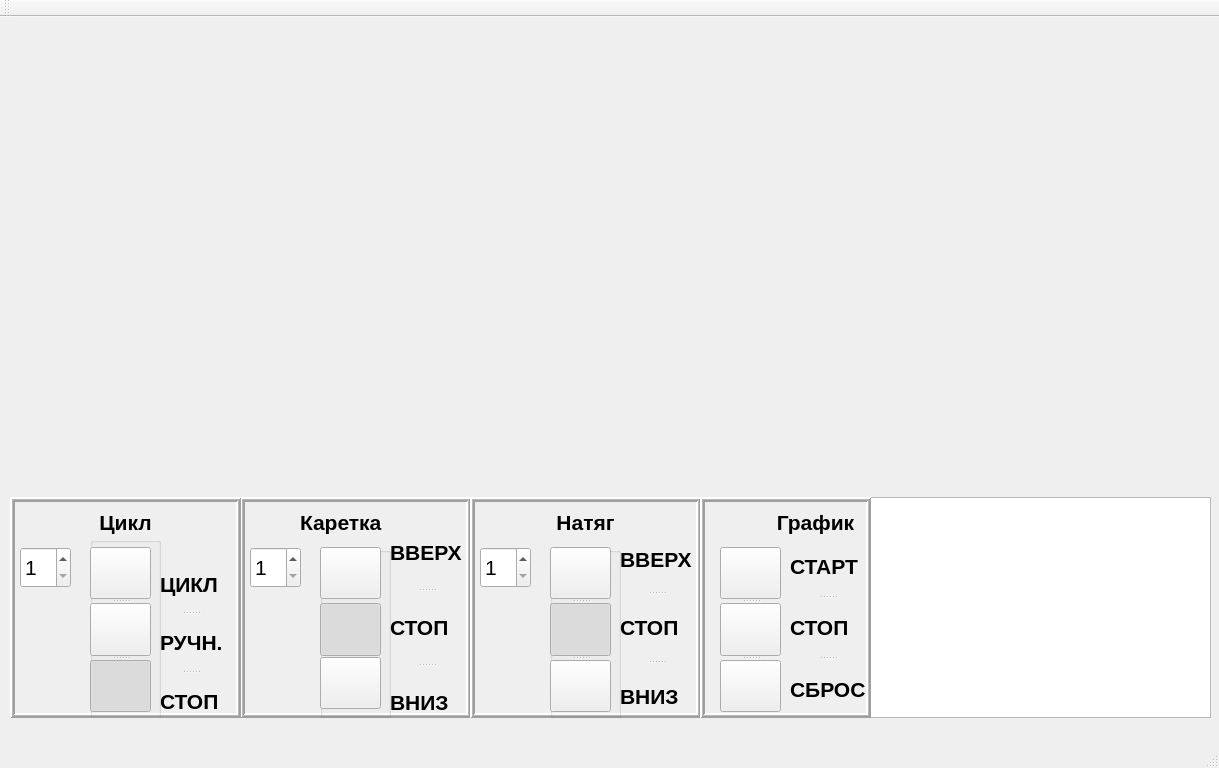
<?xml version="1.0" encoding="UTF-8"?>
<ui version="4.0">
 <class>MainWindow</class>
 <widget class="QMainWindow" name="MainWindow">
  <property name="enabled">
   <bool>true</bool>
  </property>
  <property name="geometry">
   <rect>
    <x>0</x>
    <y>0</y>
    <width>1219</width>
    <height>768</height>
   </rect>
  </property>
  <property name="windowTitle">
   <string>MainWindow</string>
  </property>
  <widget class="QWidget" name="centralWidget">
   <widget class="QFrame" name="Measure">
    <property name="geometry">
     <rect>
      <x>240</x>
      <y>480</y>
      <width>231</width>
      <height>221</height>
     </rect>
    </property>
    <property name="font">
     <font>
      <pointsize>16</pointsize>
     </font>
    </property>
    <property name="frameShape">
     <enum>QFrame::Box</enum>
    </property>
    <property name="frameShadow">
     <enum>QFrame::Raised</enum>
    </property>
    <property name="lineWidth">
     <number>2</number>
    </property>
    <property name="midLineWidth">
     <number>1</number>
    </property>
    <widget class="QLabel" name="label_10">
     <property name="geometry">
      <rect>
       <x>60</x>
       <y>10</y>
       <width>111</width>
       <height>31</height>
      </rect>
     </property>
     <property name="font">
      <font>
       <weight>75</weight>
       <bold>true</bold>
      </font>
     </property>
     <property name="text">
      <string>Каретка</string>
     </property>
    </widget>
    <widget class="QSpinBox" name="Mspeed">
     <property name="geometry">
      <rect>
       <x>10</x>
       <y>50</y>
       <width>51</width>
       <height>41</height>
      </rect>
     </property>
     <property name="font">
      <font>
       <pointsize>16</pointsize>
      </font>
     </property>
     <property name="minimum">
      <number>1</number>
     </property>
     <property name="maximum">
      <number>10</number>
     </property>
    </widget>
    <widget class="QSplitter" name="splitter_4">
     <property name="geometry">
      <rect>
       <x>150</x>
       <y>20</y>
       <width>73</width>
       <height>221</height>
      </rect>
     </property>
     <property name="orientation">
      <enum>Qt::Vertical</enum>
     </property>
     <widget class="QLabel" name="label">
      <property name="font">
       <font>
        <family>Liberation Sans</family>
        <pointsize>16</pointsize>
        <weight>75</weight>
        <bold>true</bold>
       </font>
      </property>
      <property name="text">
       <string>ВВЕРХ</string>
      </property>
     </widget>
     <widget class="QLabel" name="label_2">
      <property name="font">
       <font>
        <family>Liberation Sans</family>
        <pointsize>16</pointsize>
        <weight>75</weight>
        <bold>true</bold>
       </font>
      </property>
      <property name="text">
       <string>СТОП</string>
      </property>
     </widget>
     <widget class="QLabel" name="label_3">
      <property name="font">
       <font>
        <family>Liberation Sans</family>
        <pointsize>16</pointsize>
        <weight>75</weight>
        <bold>true</bold>
       </font>
      </property>
      <property name="text">
       <string>ВНИЗ</string>
      </property>
     </widget>
    </widget>
    <widget class="QGroupBox" name="M_Gbox">
     <property name="enabled">
      <bool>true</bool>
     </property>
     <property name="geometry">
      <rect>
       <x>80</x>
       <y>50</y>
       <width>71</width>
       <height>171</height>
      </rect>
     </property>
     <property name="title">
      <string/>
     </property>
     <widget class="QPushButton" name="M_up">
      <property name="enabled">
       <bool>true</bool>
      </property>
      <property name="geometry">
       <rect>
        <x>0</x>
        <y>110</y>
        <width>61</width>
        <height>52</height>
       </rect>
      </property>
      <property name="text">
       <string notr="true"/>
      </property>
      <property name="icon">
       <iconset resource="../RM_CPanel/buttons.qrc">
        <normaloff>:/images/Button_green_off.png</normaloff>
        <normalon>:/images/Button_green_on.png</normalon>
        <disabledoff>:/images/Button_disable.png</disabledoff>
        <disabledon>:/images/Button_disable.png</disabledon>
        <activeoff>:/images/Button_green_off.png</activeoff>
        <activeon>:/images/Button_green_on.png</activeon>:/images/Button_green_off.png</iconset>
      </property>
      <property name="iconSize">
       <size>
        <width>50</width>
        <height>50</height>
       </size>
      </property>
      <property name="checkable">
       <bool>true</bool>
      </property>
      <property name="checked">
       <bool>false</bool>
      </property>
      <property name="autoExclusive">
       <bool>true</bool>
      </property>
     </widget>
     <widget class="QPushButton" name="M_stop">
      <property name="enabled">
       <bool>true</bool>
      </property>
      <property name="geometry">
       <rect>
        <x>0</x>
        <y>56</y>
        <width>61</width>
        <height>53</height>
       </rect>
      </property>
      <property name="text">
       <string notr="true"/>
      </property>
      <property name="icon">
       <iconset resource="../RM_CPanel/buttons.qrc">
        <normaloff>:/images/Button_red_off.png</normaloff>
        <normalon>:/images/Button_red_on.png</normalon>:/images/Button_red_off.png</iconset>
      </property>
      <property name="iconSize">
       <size>
        <width>50</width>
        <height>50</height>
       </size>
      </property>
      <property name="checkable">
       <bool>true</bool>
      </property>
      <property name="checked">
       <bool>true</bool>
      </property>
      <property name="autoExclusive">
       <bool>true</bool>
      </property>
     </widget>
     <widget class="QPushButton" name="M_down">
      <property name="enabled">
       <bool>true</bool>
      </property>
      <property name="geometry">
       <rect>
        <x>0</x>
        <y>0</y>
        <width>61</width>
        <height>52</height>
       </rect>
      </property>
      <property name="text">
       <string notr="true"/>
      </property>
      <property name="icon">
       <iconset resource="../RM_CPanel/buttons.qrc">
        <normaloff>:/images/Button_green_off.png</normaloff>
        <normalon>:/images/Button_green_on.png</normalon>
        <disabledoff>:/images/Button_green_off.png</disabledoff>
        <disabledon>:/images/Button_green_on.png</disabledon>
        <activeoff>:/images/Button_green_off.png</activeoff>
        <activeon>:/images/Button_green_on.png</activeon>:/images/Button_green_off.png</iconset>
      </property>
      <property name="iconSize">
       <size>
        <width>50</width>
        <height>50</height>
       </size>
      </property>
      <property name="checkable">
       <bool>true</bool>
      </property>
      <property name="checked">
       <bool>false</bool>
      </property>
      <property name="autoExclusive">
       <bool>true</bool>
      </property>
     </widget>
    </widget>
   </widget>
   <widget class="QFrame" name="Force">
    <property name="geometry">
     <rect>
      <x>470</x>
      <y>480</y>
      <width>231</width>
      <height>221</height>
     </rect>
    </property>
    <property name="font">
     <font>
      <pointsize>16</pointsize>
     </font>
    </property>
    <property name="frameShape">
     <enum>QFrame::Box</enum>
    </property>
    <property name="frameShadow">
     <enum>QFrame::Raised</enum>
    </property>
    <property name="lineWidth">
     <number>2</number>
    </property>
    <property name="midLineWidth">
     <number>1</number>
    </property>
    <widget class="QLabel" name="label_12">
     <property name="geometry">
      <rect>
       <x>60</x>
       <y>10</y>
       <width>111</width>
       <height>31</height>
      </rect>
     </property>
     <property name="font">
      <font>
       <weight>75</weight>
       <bold>true</bold>
      </font>
     </property>
     <property name="text">
      <string>&lt;html&gt;&lt;head/&gt;&lt;body&gt;&lt;p align=&quot;center&quot;&gt;Натяг&lt;/p&gt;&lt;/body&gt;&lt;/html&gt;</string>
     </property>
    </widget>
    <widget class="QSpinBox" name="Fspeed">
     <property name="geometry">
      <rect>
       <x>10</x>
       <y>50</y>
       <width>51</width>
       <height>41</height>
      </rect>
     </property>
     <property name="font">
      <font>
       <pointsize>16</pointsize>
      </font>
     </property>
     <property name="minimum">
      <number>1</number>
     </property>
     <property name="maximum">
      <number>10</number>
     </property>
     <property name="value">
      <number>1</number>
     </property>
    </widget>
    <widget class="QGroupBox" name="F_Gbox">
     <property name="geometry">
      <rect>
       <x>80</x>
       <y>50</y>
       <width>71</width>
       <height>171</height>
      </rect>
     </property>
     <property name="title">
      <string/>
     </property>
     <widget class="QSplitter" name="splitter_2">
      <property name="geometry">
       <rect>
        <x>0</x>
        <y>0</y>
        <width>61</width>
        <height>165</height>
       </rect>
      </property>
      <property name="orientation">
       <enum>Qt::Vertical</enum>
      </property>
      <widget class="QPushButton" name="F_up">
       <property name="enabled">
        <bool>true</bool>
       </property>
       <property name="text">
        <string notr="true"/>
       </property>
       <property name="icon">
        <iconset resource="../RM_CPanel/buttons.qrc">
         <normaloff>:/images/Button_green_off.png</normaloff>
         <normalon>:/images/Button_green_on.png</normalon>
         <disabledoff>:/images/Button_green_off.png</disabledoff>
         <disabledon>:/images/Button_green_on.png</disabledon>
         <activeoff>:/images/Button_green_off.png</activeoff>
         <activeon>:/images/Button_green_on.png</activeon>:/images/Button_green_off.png</iconset>
       </property>
       <property name="iconSize">
        <size>
         <width>50</width>
         <height>50</height>
        </size>
       </property>
       <property name="checkable">
        <bool>true</bool>
       </property>
       <property name="checked">
        <bool>false</bool>
       </property>
       <property name="autoExclusive">
        <bool>true</bool>
       </property>
      </widget>
      <widget class="QPushButton" name="F_stop">
       <property name="enabled">
        <bool>true</bool>
       </property>
       <property name="text">
        <string notr="true"/>
       </property>
       <property name="icon">
        <iconset resource="../RM_CPanel/buttons.qrc">
         <normaloff>:/images/Button_red_off.png</normaloff>
         <normalon>:/images/Button_red_on.png</normalon>:/images/Button_red_off.png</iconset>
       </property>
       <property name="iconSize">
        <size>
         <width>50</width>
         <height>50</height>
        </size>
       </property>
       <property name="checkable">
        <bool>true</bool>
       </property>
       <property name="checked">
        <bool>true</bool>
       </property>
       <property name="autoExclusive">
        <bool>true</bool>
       </property>
      </widget>
      <widget class="QPushButton" name="F_down">
       <property name="enabled">
        <bool>true</bool>
       </property>
       <property name="text">
        <string notr="true"/>
       </property>
       <property name="icon">
        <iconset resource="../RM_CPanel/buttons.qrc">
         <normaloff>:/images/Button_green_off.png</normaloff>
         <normalon>:/images/Button_green_on.png</normalon>
         <disabledoff>:/images/Button_green_off.png</disabledoff>
         <disabledon>:/images/Button_green_on.png</disabledon>
         <activeoff>:/images/Button_green_off.png</activeoff>
         <activeon>:/images/Button_green_on.png</activeon>:/images/Button_green_off.png</iconset>
       </property>
       <property name="iconSize">
        <size>
         <width>50</width>
         <height>50</height>
        </size>
       </property>
       <property name="checkable">
        <bool>true</bool>
       </property>
       <property name="checked">
        <bool>false</bool>
       </property>
       <property name="autoExclusive">
        <bool>true</bool>
       </property>
      </widget>
     </widget>
    </widget>
    <widget class="QSplitter" name="splitter_5">
     <property name="geometry">
      <rect>
       <x>150</x>
       <y>30</y>
       <width>73</width>
       <height>201</height>
      </rect>
     </property>
     <property name="orientation">
      <enum>Qt::Vertical</enum>
     </property>
     <widget class="QLabel" name="label_5">
      <property name="font">
       <font>
        <family>Liberation Sans</family>
        <pointsize>16</pointsize>
        <weight>75</weight>
        <bold>true</bold>
       </font>
      </property>
      <property name="text">
       <string>ВВЕРХ</string>
      </property>
     </widget>
     <widget class="QLabel" name="label_4">
      <property name="font">
       <font>
        <family>Liberation Sans</family>
        <pointsize>16</pointsize>
        <weight>75</weight>
        <bold>true</bold>
       </font>
      </property>
      <property name="text">
       <string>СТОП</string>
      </property>
     </widget>
     <widget class="QLabel" name="label_6">
      <property name="font">
       <font>
        <family>Liberation Sans</family>
        <pointsize>16</pointsize>
        <weight>75</weight>
        <bold>true</bold>
       </font>
      </property>
      <property name="text">
       <string>ВНИЗ</string>
      </property>
     </widget>
    </widget>
   </widget>
   <widget class="QFrame" name="Cycle_2">
    <property name="geometry">
     <rect>
      <x>10</x>
      <y>480</y>
      <width>231</width>
      <height>221</height>
     </rect>
    </property>
    <property name="font">
     <font>
      <pointsize>16</pointsize>
     </font>
    </property>
    <property name="frameShape">
     <enum>QFrame::Box</enum>
    </property>
    <property name="frameShadow">
     <enum>QFrame::Raised</enum>
    </property>
    <property name="lineWidth">
     <number>2</number>
    </property>
    <property name="midLineWidth">
     <number>1</number>
    </property>
    <widget class="QLabel" name="label_20">
     <property name="geometry">
      <rect>
       <x>60</x>
       <y>10</y>
       <width>111</width>
       <height>31</height>
      </rect>
     </property>
     <property name="font">
      <font>
       <weight>75</weight>
       <bold>true</bold>
      </font>
     </property>
     <property name="text">
      <string>&lt;html&gt;&lt;head/&gt;&lt;body&gt;&lt;p align=&quot;center&quot;&gt;Цикл&lt;/p&gt;&lt;/body&gt;&lt;/html&gt;</string>
     </property>
    </widget>
    <widget class="QSpinBox" name="Cycle_step">
     <property name="geometry">
      <rect>
       <x>10</x>
       <y>50</y>
       <width>51</width>
       <height>41</height>
      </rect>
     </property>
     <property name="font">
      <font>
       <pointsize>16</pointsize>
      </font>
     </property>
     <property name="minimum">
      <number>1</number>
     </property>
     <property name="maximum">
      <number>20</number>
     </property>
     <property name="value">
      <number>1</number>
     </property>
    </widget>
    <widget class="QSplitter" name="splitter_6">
     <property name="geometry">
      <rect>
       <x>150</x>
       <y>60</y>
       <width>62</width>
       <height>171</height>
      </rect>
     </property>
     <property name="orientation">
      <enum>Qt::Vertical</enum>
     </property>
     <widget class="QLabel" name="label_8">
      <property name="font">
       <font>
        <family>Liberation Sans</family>
        <pointsize>16</pointsize>
        <weight>75</weight>
        <bold>true</bold>
       </font>
      </property>
      <property name="text">
       <string>ЦИКЛ</string>
      </property>
     </widget>
     <widget class="QLabel" name="label_9">
      <property name="font">
       <font>
        <family>Liberation Sans</family>
        <pointsize>16</pointsize>
        <weight>75</weight>
        <bold>true</bold>
       </font>
      </property>
      <property name="text">
       <string>РУЧН.</string>
      </property>
     </widget>
     <widget class="QLabel" name="label_11">
      <property name="font">
       <font>
        <family>Liberation Sans</family>
        <pointsize>16</pointsize>
        <weight>75</weight>
        <bold>true</bold>
       </font>
      </property>
      <property name="text">
       <string>СТОП</string>
      </property>
     </widget>
    </widget>
    <widget class="QGroupBox" name="C_Gbox">
     <property name="geometry">
      <rect>
       <x>80</x>
       <y>40</y>
       <width>71</width>
       <height>191</height>
      </rect>
     </property>
     <property name="title">
      <string/>
     </property>
     <widget class="QSplitter" name="splitter_3">
      <property name="geometry">
       <rect>
        <x>0</x>
        <y>10</y>
        <width>61</width>
        <height>165</height>
       </rect>
      </property>
      <property name="orientation">
       <enum>Qt::Vertical</enum>
      </property>
      <widget class="QPushButton" name="Cycle">
       <property name="enabled">
        <bool>true</bool>
       </property>
       <property name="text">
        <string notr="true"/>
       </property>
       <property name="icon">
        <iconset resource="../RM_CPanel/buttons.qrc">
         <normaloff>:/images/Button_green_off.png</normaloff>
         <normalon>:/images/Button_green_on.png</normalon>
         <disabledoff>:/images/Button_green_off.png</disabledoff>
         <disabledon>:/images/Button_green_on.png</disabledon>
         <activeoff>:/images/Button_green_off.png</activeoff>
         <activeon>:/images/Button_green_on.png</activeon>:/images/Button_green_off.png</iconset>
       </property>
       <property name="iconSize">
        <size>
         <width>50</width>
         <height>50</height>
        </size>
       </property>
       <property name="checkable">
        <bool>true</bool>
       </property>
       <property name="checked">
        <bool>false</bool>
       </property>
       <property name="autoExclusive">
        <bool>true</bool>
       </property>
      </widget>
      <widget class="QPushButton" name="Manual">
       <property name="enabled">
        <bool>true</bool>
       </property>
       <property name="text">
        <string notr="true"/>
       </property>
       <property name="icon">
        <iconset resource="../RM_CPanel/buttons.qrc">
         <normaloff>:/images/Button_green_off.png</normaloff>
         <normalon>:/images/Button_green_on.png</normalon>
         <disabledoff>:/images/Button_green_off.png</disabledoff>
         <disabledon>:/images/Button_green_on.png</disabledon>
         <activeoff>:/images/Button_green_off.png</activeoff>
         <activeon>:/images/Button_green_on.png</activeon>:/images/Button_green_off.png</iconset>
       </property>
       <property name="iconSize">
        <size>
         <width>50</width>
         <height>50</height>
        </size>
       </property>
       <property name="checkable">
        <bool>true</bool>
       </property>
       <property name="checked">
        <bool>false</bool>
       </property>
       <property name="autoExclusive">
        <bool>true</bool>
       </property>
      </widget>
      <widget class="QPushButton" name="All_Stop">
       <property name="enabled">
        <bool>true</bool>
       </property>
       <property name="text">
        <string notr="true"/>
       </property>
       <property name="icon">
        <iconset resource="../RM_CPanel/buttons.qrc">
         <normaloff>:/images/Button_red_off.png</normaloff>
         <normalon>:/images/Button_red_on.png</normalon>:/images/Button_red_off.png</iconset>
       </property>
       <property name="iconSize">
        <size>
         <width>50</width>
         <height>50</height>
        </size>
       </property>
       <property name="checkable">
        <bool>true</bool>
       </property>
       <property name="checked">
        <bool>true</bool>
       </property>
       <property name="autoExclusive">
        <bool>true</bool>
       </property>
      </widget>
     </widget>
    </widget>
   </widget>
   <widget class="QTextBrowser" name="Debugout">
    <property name="geometry">
     <rect>
      <x>870</x>
      <y>480</y>
      <width>341</width>
      <height>221</height>
     </rect>
    </property>
   </widget>
   <widget class="QFrame" name="Graph">
    <property name="geometry">
     <rect>
      <x>700</x>
      <y>480</y>
      <width>171</width>
      <height>221</height>
     </rect>
    </property>
    <property name="font">
     <font>
      <pointsize>16</pointsize>
     </font>
    </property>
    <property name="frameShape">
     <enum>QFrame::Box</enum>
    </property>
    <property name="frameShadow">
     <enum>QFrame::Raised</enum>
    </property>
    <property name="lineWidth">
     <number>2</number>
    </property>
    <property name="midLineWidth">
     <number>1</number>
    </property>
    <widget class="QLabel" name="label_21">
     <property name="geometry">
      <rect>
       <x>60</x>
       <y>10</y>
       <width>111</width>
       <height>31</height>
      </rect>
     </property>
     <property name="font">
      <font>
       <weight>75</weight>
       <bold>true</bold>
      </font>
     </property>
     <property name="text">
      <string>&lt;html&gt;&lt;head/&gt;&lt;body&gt;&lt;p align=&quot;center&quot;&gt;График&lt;/p&gt;&lt;/body&gt;&lt;/html&gt;</string>
     </property>
    </widget>
    <widget class="QSplitter" name="splitter_8">
     <property name="geometry">
      <rect>
       <x>20</x>
       <y>50</y>
       <width>61</width>
       <height>165</height>
      </rect>
     </property>
     <property name="orientation">
      <enum>Qt::Vertical</enum>
     </property>
     <widget class="QPushButton" name="Graph_Start">
      <property name="enabled">
       <bool>true</bool>
      </property>
      <property name="text">
       <string notr="true"/>
      </property>
      <property name="icon">
       <iconset resource="../RM_CPanel/buttons.qrc">
        <normaloff>:/images/Button_green_off.png</normaloff>
        <normalon>:/images/Button_green_on.png</normalon>
        <disabledoff>:/images/Button_green_off.png</disabledoff>
        <disabledon>:/images/Button_green_on.png</disabledon>
        <activeoff>:/images/Button_green_off.png</activeoff>
        <activeon>:/images/Button_green_on.png</activeon>:/images/Button_green_off.png</iconset>
      </property>
      <property name="iconSize">
       <size>
        <width>50</width>
        <height>50</height>
       </size>
      </property>
      <property name="checkable">
       <bool>false</bool>
      </property>
      <property name="checked">
       <bool>false</bool>
      </property>
      <property name="autoExclusive">
       <bool>true</bool>
      </property>
     </widget>
     <widget class="QPushButton" name="Graph_Stop">
      <property name="enabled">
       <bool>true</bool>
      </property>
      <property name="text">
       <string notr="true"/>
      </property>
      <property name="icon">
       <iconset resource="../RM_CPanel/buttons.qrc">
        <normaloff>:/images/Button_red_off.png</normaloff>
        <normalon>:/images/Button_red_on.png</normalon>:/images/Button_red_off.png</iconset>
      </property>
      <property name="iconSize">
       <size>
        <width>50</width>
        <height>50</height>
       </size>
      </property>
      <property name="checkable">
       <bool>false</bool>
      </property>
      <property name="checked">
       <bool>false</bool>
      </property>
      <property name="autoExclusive">
       <bool>true</bool>
      </property>
     </widget>
     <widget class="QPushButton" name="Graph_Clear">
      <property name="enabled">
       <bool>true</bool>
      </property>
      <property name="text">
       <string notr="true"/>
      </property>
      <property name="icon">
       <iconset resource="../RM_CPanel/buttons.qrc">
        <normaloff>:/images/Button_green_off.png</normaloff>
        <normalon>:/images/Button_green_on.png</normalon>
        <disabledoff>:/images/Button_green_off.png</disabledoff>
        <disabledon>:/images/Button_green_on.png</disabledon>
        <activeoff>:/images/Button_green_off.png</activeoff>
        <activeon>:/images/Button_green_on.png</activeon>:/images/Button_green_off.png</iconset>
      </property>
      <property name="iconSize">
       <size>
        <width>50</width>
        <height>50</height>
       </size>
      </property>
      <property name="checkable">
       <bool>false</bool>
      </property>
      <property name="checked">
       <bool>false</bool>
      </property>
      <property name="autoExclusive">
       <bool>true</bool>
      </property>
     </widget>
    </widget>
    <widget class="QSplitter" name="splitter_7">
     <property name="geometry">
      <rect>
       <x>90</x>
       <y>40</y>
       <width>75</width>
       <height>181</height>
      </rect>
     </property>
     <property name="orientation">
      <enum>Qt::Vertical</enum>
     </property>
     <widget class="QLabel" name="label_13">
      <property name="font">
       <font>
        <family>Liberation Sans</family>
        <pointsize>16</pointsize>
        <weight>75</weight>
        <bold>true</bold>
       </font>
      </property>
      <property name="text">
       <string>СТАРТ</string>
      </property>
     </widget>
     <widget class="QLabel" name="label_14">
      <property name="font">
       <font>
        <family>Liberation Sans</family>
        <pointsize>16</pointsize>
        <weight>75</weight>
        <bold>true</bold>
       </font>
      </property>
      <property name="text">
       <string>СТОП</string>
      </property>
     </widget>
     <widget class="QLabel" name="label_15">
      <property name="font">
       <font>
        <family>Liberation Sans</family>
        <pointsize>16</pointsize>
        <weight>75</weight>
        <bold>true</bold>
       </font>
      </property>
      <property name="text">
       <string>СБРОС</string>
      </property>
     </widget>
    </widget>
    <zorder>label_21</zorder>
    <zorder>splitter_7</zorder>
    <zorder>splitter_8</zorder>
   </widget>
   <widget class="QCustomPlot" name="Plot" native="true">
    <property name="geometry">
     <rect>
      <x>10</x>
      <y>10</y>
      <width>1200</width>
      <height>470</height>
     </rect>
    </property>
    <property name="maximumSize">
     <size>
      <width>1200</width>
      <height>470</height>
     </size>
    </property>
   </widget>
  </widget>
  <widget class="QMenuBar" name="menuBar">
   <property name="geometry">
    <rect>
     <x>0</x>
     <y>0</y>
     <width>1219</width>
     <height>19</height>
    </rect>
   </property>
  </widget>
  <widget class="QToolBar" name="mainToolBar">
   <attribute name="toolBarArea">
    <enum>TopToolBarArea</enum>
   </attribute>
   <attribute name="toolBarBreak">
    <bool>false</bool>
   </attribute>
  </widget>
  <widget class="QStatusBar" name="statusBar"/>
 </widget>
 <layoutdefault spacing="6" margin="11"/>
 <customwidgets>
  <customwidget>
   <class>QCustomPlot</class>
   <extends>QWidget</extends>
   <header location="global">qcustomplot/qcustomplot.h</header>
   <container>1</container>
  </customwidget>
 </customwidgets>
 <resources/>
 <connections/>
</ui>
